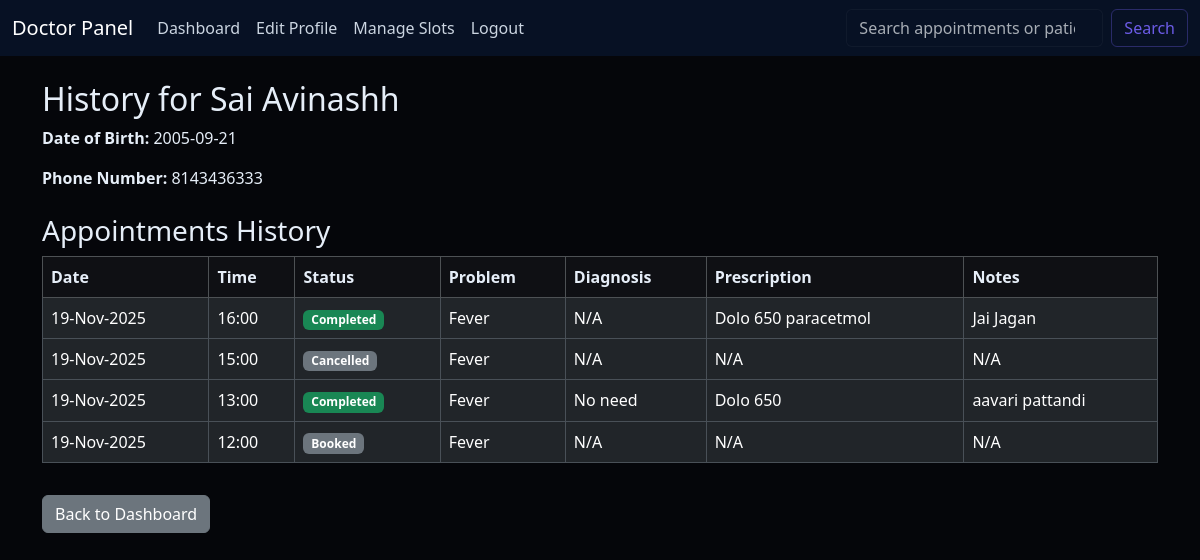
The page /doctor/patient/1/history (signed in) on the database as committed earlier.
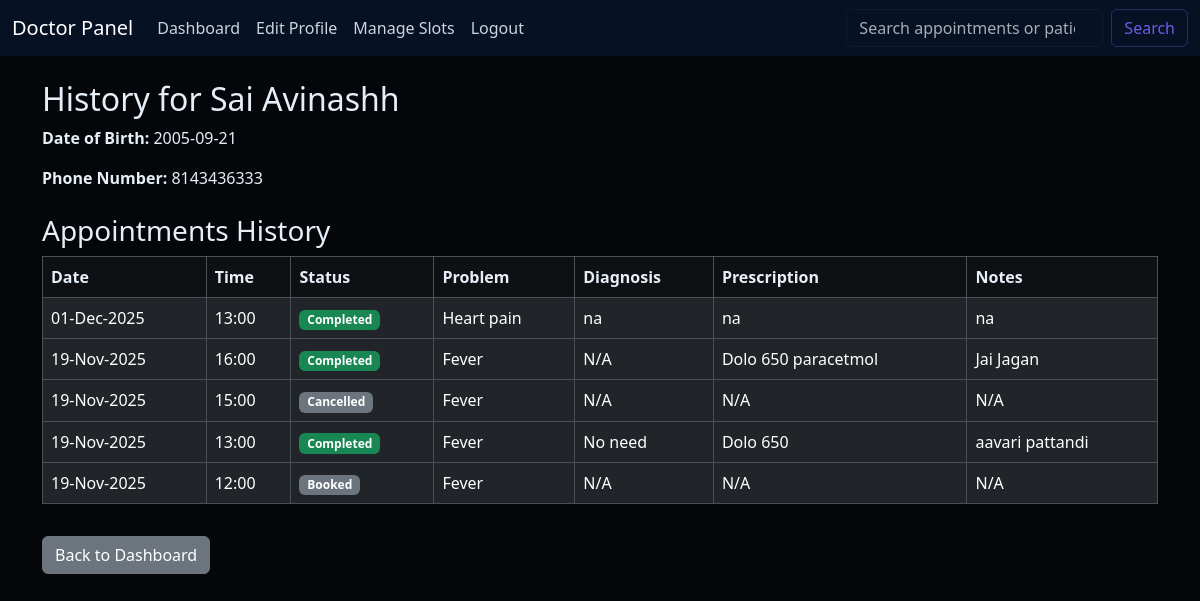
The same page on the database as committed later.
### models.py (models this page shows)
class Appointment(db.Model):
    id = db.Column(db.Integer, primary_key=True)
    doctor_id = db.Column(db.Integer, db.ForeignKey('doctor.id'), nullable=False)
    patient_id = db.Column(db.Integer, db.ForeignKey('patient.id'), nullable=False)
    date = db.Column(db.Date, nullable=False)
    time = db.Column(db.Time, nullable=False)
    problem = db.Column(db.String(300), nullable=True)
    status = db.Column(db.Enum(AppointmentStatus), default=AppointmentStatus.BOOKED, nullable=False)
    remarks = db.Column(db.Text, nullable=True)
    rating = db.Column(db.Integer, nullable=True)
    treatment = db.relationship('Treatment', backref='appointment', uselist=False)

class Treatment(db.Model):
    id = db.Column(db.Integer, primary_key=True)
    appointment_id = db.Column(db.Integer, db.ForeignKey('appointment.id'), nullable=False)
    disease = db.Column(db.Text, nullable=False)
    diagnosis = db.Column(db.Text, nullable=True)
    prescription = db.Column(db.Text, nullable=True)
    notes = db.Column(db.Text, nullable=True)

### routes/doctor.py (the view)
@doctor_bp.route('/patient/<int:patient_id>/history')
@login_required
def patient_history(patient_id):
    if current_user.role != 'Doctor':
        flash("Access denied.", "danger")
        return redirect(url_for('login'))
    patient = Patient.query.get_or_404(patient_id)
    appointments = Appointment.query.filter_by(
        patient_id=patient.id,
        doctor_id=current_user.doctor_profile.id
    ).order_by(Appointment.date.desc(), Appointment.time.desc()).all()
    return render_template(
        'doctor/patient_history.html',
        patient=patient,
        appointments=appointments
    )

### app.py (called while the page is built)
@login_manager.user_loader
def load_user(user_id):
    return User.query.get(int(user_id))

### templates/doctor/patient_history.html (shortened to what this page needs)
{% extends "doctor/doctor_base.html" %}
{% block content %}
<h2 class="mt-4">History for {{ patient.user.name }}</h2>
<p><strong>Date of Birth:</strong> {{ patient.dob.strftime('%Y-%m-%d') }}</p>
<p><strong>Phone Number:</strong> {{ patient.phone_number }}</p>
<h3 class="mt-4">Appointments History</h3>
<div class="table-responsive">
    <table class="table table-bordered">
        <thead class="table-dark">
            <tr>
                <th>Date</th>
                <th>Time</th>
                <th>Status</th>
                <th>Problem</th>
                <th>Diagnosis</th>
                <th>Prescription</th>
                <th>Notes</th>
            </tr>
        </thead>
        <tbody>
            {% for appt in appointments %}
            <tr>
                <td>{{ appt.date.strftime('%d-%b-%Y') }}</td>
                <td>{{ appt.time.strftime('%H:%M') }}</td>
                <td>
                    <span class="badge {% if appt.status.value == 'Completed' %}bg-success{% else %}bg-secondary{% endif %}">
                        {{ appt.status.value }}
                    </span>
                </td>
                <td>{{ appt.problem }}</td>
                <td>{{ appt.treatment.diagnosis if appt.treatment else 'N/A' }}</td>
                <td>{{ appt.treatment.prescription if appt.treatment else 'N/A' }}</td>
                <td>{{ appt.treatment.notes if appt.treatment else 'N/A' }}</td>
            </tr>
            {% else %}
            <tr>
                <td colspan="7">No history found for this patient with you.</td>
            </tr>
            {% endfor %}
        </tbody>
    </table>
</div>
<a href="{{ url_for('doctor.dashboard') }}" class="btn btn-secondary mt-3">Back to Dashboard</a>
{% endblock %}

Rows that differ between the two databases and show on the page:
added Appointment: date "01-Dec-2025", time "13:00", status.value "Completed", problem "Heart pain", treatment "na"
